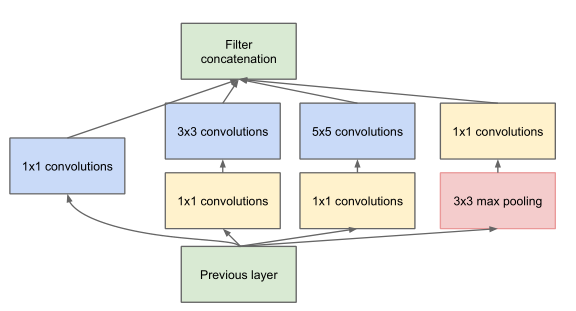
#> input picture sample_data/filter_test.png, 576 x 311 px
$ python image_sharpening.py
#> lines starting #> are read from the running program, lines starting #| are printed output that depends on the picture
import cv2
import numpy as np


def ums(image_path, w=0.6):
#> called with image_path = '../sample_data/filter_test.png', w = 0.6
    src = cv2.imread(image_path)
#> src is the input picture: shape (311, 576, 3); mean B, G, R 237, 239.3, 239.3

    # sigma = 5、15、25
    blur_img = cv2.GaussianBlur(src, (0, 0), 5)
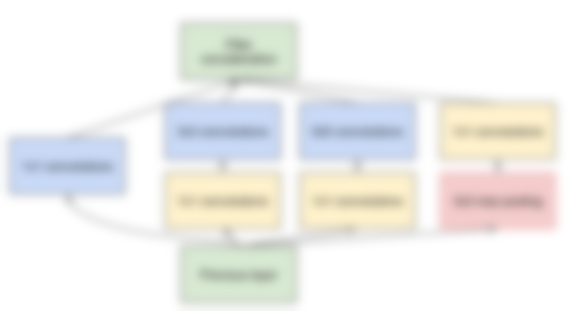
#> blur_img: shape (311, 576, 3); mean B, G, R 237, 239.3, 239.3
    usm = cv2.addWeighted(src, 1.5, blur_img, -0.5, 0)
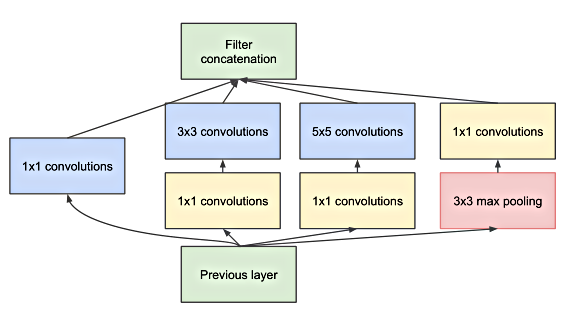
#> usm: shape (311, 576, 3); mean B, G, R 235.7, 238.2, 237.7
    # cv.addWeighted(图1,权重1, 图2, 权重2, gamma修正系数, dst可选参数, dtype可选参数)
    cv2.imshow("mask image", usm)

    h, w = src.shape[:2]
#> h = 311; w = 576
    result = np.zeros([h, w * 2, 3], dtype=src.dtype)
    result[0:h, 0:w, :] = src
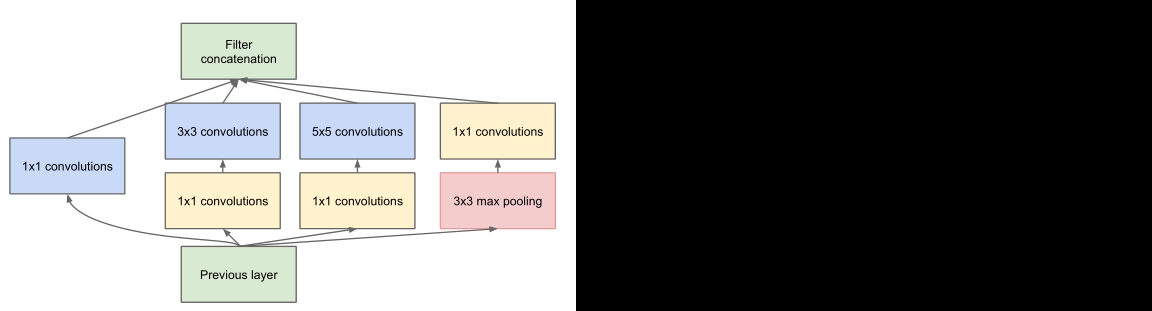
#> result: shape (311, 1152, 3); mean B, G, R 118.5, 119.6, 119.6
    result[0:h, w:2 * w, :] = usm
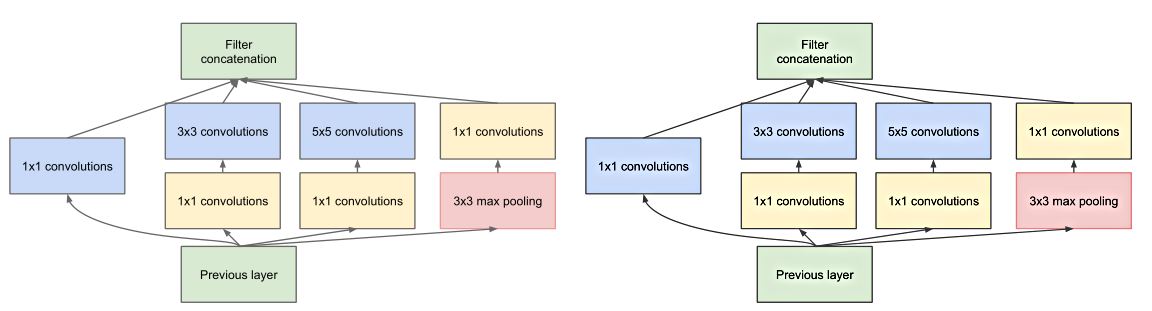
#> result: shape (311, 1152, 3); mean B, G, R 236.3, 238.8, 238.5
    # cv2.putText(result, "original image", (10, 30), cv2.FONT_ITALIC, 1.0, (0, 0, 255), 2)
    # cv2.putText(result, "sharpen image", (w + 10, 30), cv2.FONT_ITALIC, 1.0, (0, 0, 255), 2)
    # cv.putText(图像名，标题，（x坐标，y坐标），字体，字的大小，颜色，字的粗细）

    cv2.waitKey(0)
    cv2.destroyAllWindows()
    cv2.imwrite("../sample_data/filter_re.png", usm)


ums("../sample_data/filter_test.png")

$ run again, with sample_data/img.png copied over sample_data/filter_test.png
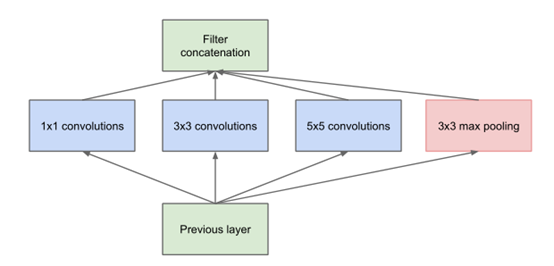
#> input picture sample_data/img.png, 554 x 266 px
#> in ums, src is the input picture: shape (266, 554, 3); mean B, G, R 243.7, 242.2, 240.9
#> in ums, `result[0:h, 0:w, :] = src`:
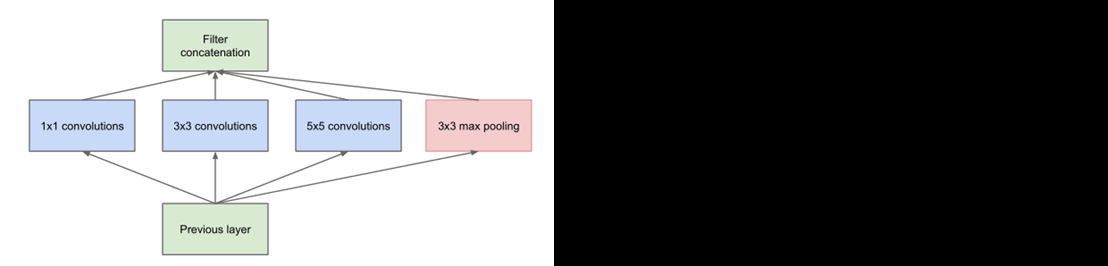
#> result: shape (266, 1108, 3); mean B, G, R 121.8, 121.1, 120.4
#> in ums, `result[0:h, w:2 * w, :] = usm`:
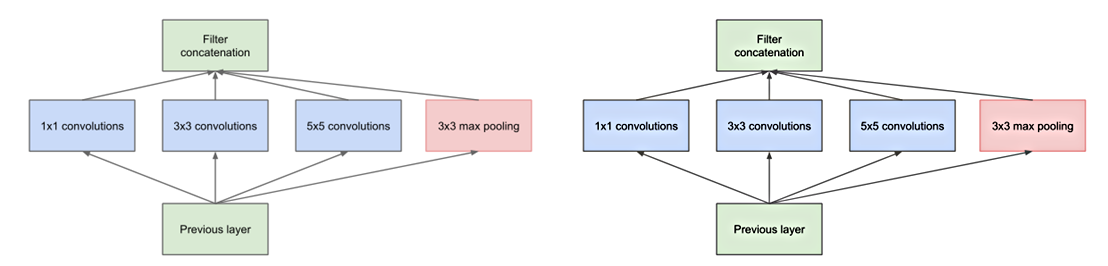
#> result: shape (266, 1108, 3); mean B, G, R 243.1, 241.6, 240.3
